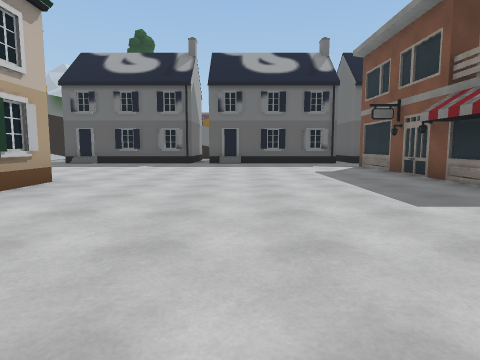
view 1 (above)

17 first-person views from a walk through a Unity game level. The camera is 1.2 m above the floor, tilts 6° down and sees 75° across. The floor is counted in squares, 2 m on a side. Each view is taken from the middle of a square. On the plan, view 1 faces up. The plan holds only what a view shows up to about 9 squares ahead; the rest is blank. The place goes on beyond the plan. The player character is not drawn. Some animated figures are left out. Some surface patterns are stand-ins.

view 2
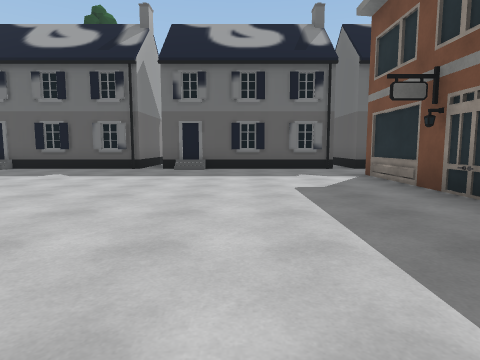

view 3
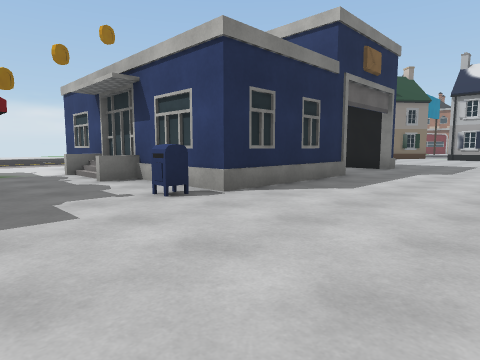

view 4
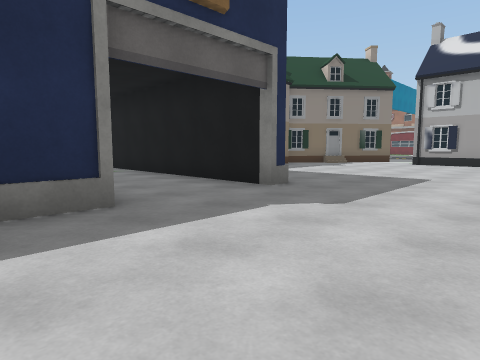

view 5
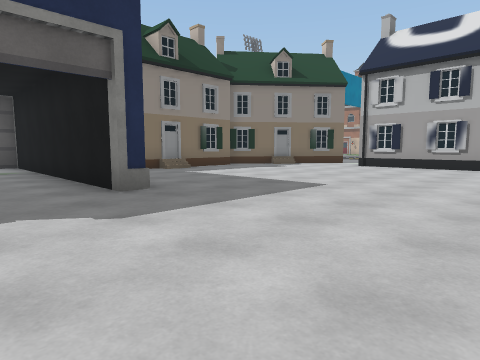

view 6
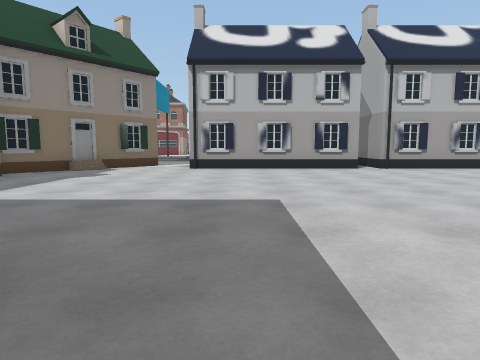

view 7
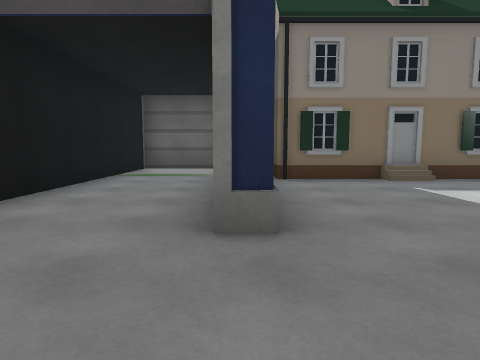

view 8
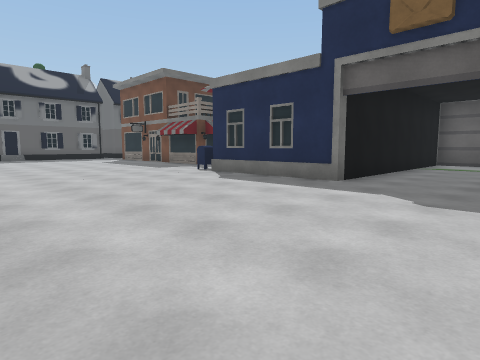

view 9
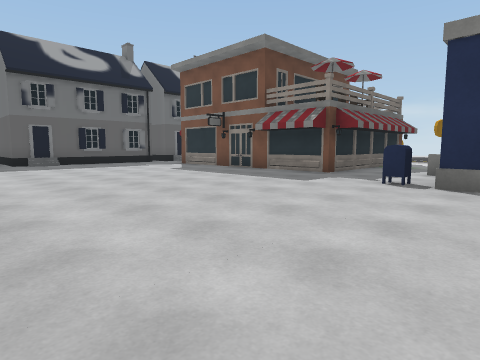

view 10
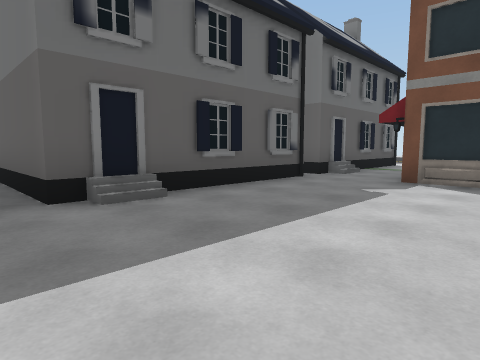

view 11
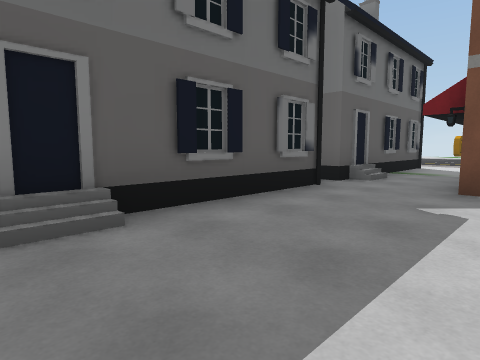

view 12
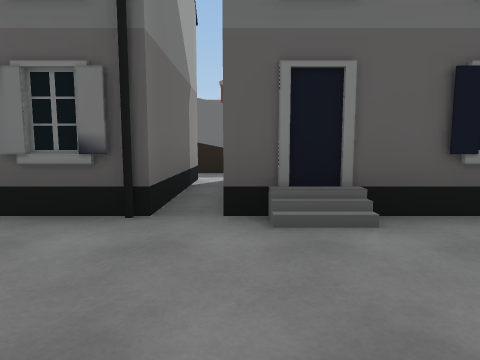

view 13
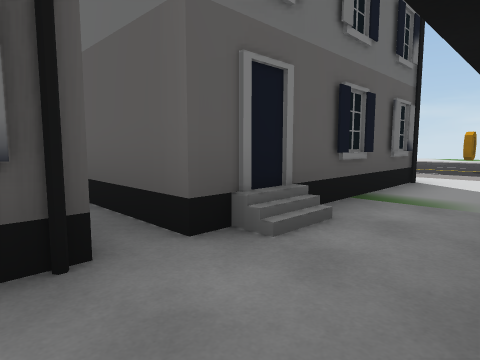

view 14
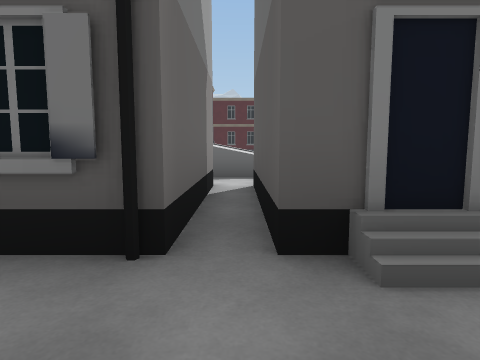

view 15
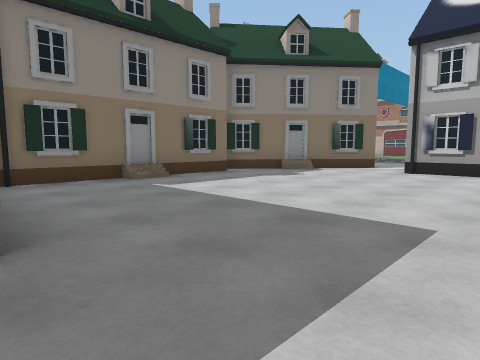

view 16
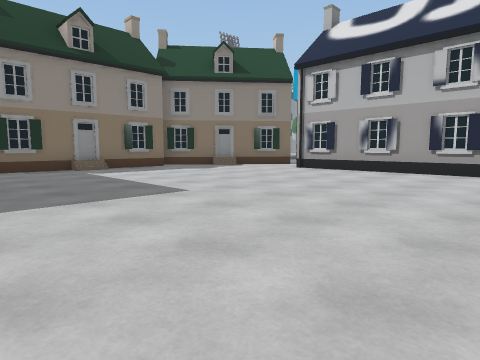

view 17
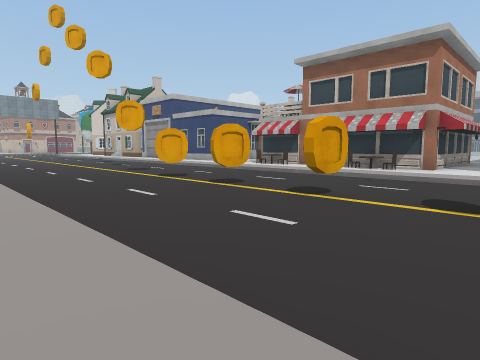

### Floor plan
Key: @ floor where view 1 was taken; # wall or solid block; x gap in a wall; . main floor; - floor 0.25 m lower than the main floor; / step, stairs or slope; = window, fence, low wall or low ledge; B building; C coin; O other object.
Columns run from 3 left of view 1 to 18 right of it. Each row starts with its distance up from view 1.
 15  #.   x.x
 14  ##   #.#
 13       #.#
 12 #######.#####./--C--/.
 11 ............../-----/.
 10 ............../--O--/.
  9 .......#    #./-----/.
  8 .......#    B./--O--/.
  7 .......#      /-----/
  6 .......#      /--O--/
  5 .......#    B  -----/
  4 .......###  B   ----/
  3 /............    ---/
  2 .....#..==...     --/
  1 ......#######
  0 ...@..#
 -1 ......#
 -2 /.....#######
 -3 ............#
 -4 ............#
 -5 ......#######
 -6 .........##
 -7 .........#
 -8 .........#
 -9 .........#
-10 .........##
-11 ..........#
-12 ......../##
-13 ######..##
-14       .##

Where each view was taken, in squares from view 1:
view 1: 0 up, 0 right, facing up
view 2: 3 up, 1 right, facing up
view 3: 4 up, 1 left, facing down-right
view 4: 1 down, 1 left, facing down-right
view 5: 3 down, 2 left, facing down-right
view 6: 4 down, 1 right, facing down
view 7: 5 down, 0 right, facing right
view 8: 5 down, 3 left, facing up-right
view 9: 0 up, 3 left, facing up-right
view 10: 8 up, 2 left, facing up-right
view 11: 9 up, 1 left, facing up-right
view 12: 9 up, 1 left, facing up
view 13: 10 up, 3 right, facing up-right
view 14: 10 up, 4 right, facing up
view 15: 5 down, 0 right, facing down-right
view 16: 5 down, 3 left, facing down-right
view 17: 12 up, 18 right, facing down-left
